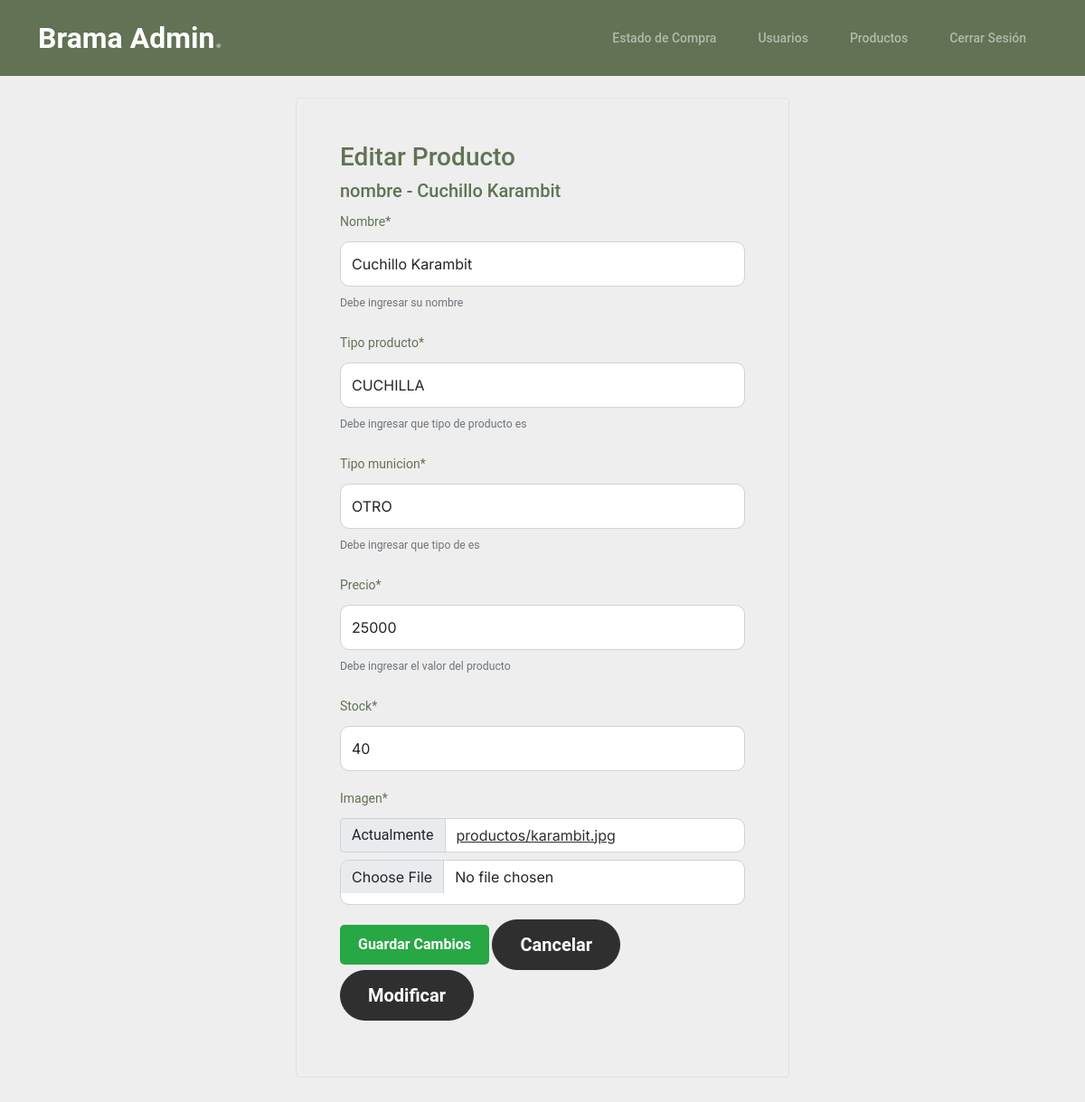
Page /modificarproducto/3/ on the committed database.
### aplicacion/models.py (models this page shows, shortened)
class Producto(models.Model):
    cod_producto = models.AutoField(primary_key=True)
    nombre = models.CharField(max_length=50)
    tipo_producto = models.CharField(max_length=10, choices=TIPO_PRODUCTO, default='OTRO PRODUCTO')
    tipo_municion = models.CharField(max_length=100, choices=TIPO_MUNICION, default='OTRO')
    precio = models.IntegerField(validators=[MinValueValidator(1000), MaxValueValidator(999999999)])
    stock = models.IntegerField(default=0)
    imagen = models.ImageField(upload_to='productos', null=True)

### aplicacion/views.py (the view)
# urls.py: path('modificarproducto/<int:id>/', views.modificarproducto, name='modificarproducto'),
def modificarproducto(request, id): #******
    producto=get_object_or_404(Producto, cod_producto=id) #**********
    form=UpdateProductoForm(instance=producto)
    datos={
        "form":form,
        "producto":producto
    }
    if request.method=="POST":
        form=UpdateProductoForm(data=request.POST, files=request.FILES, instance=producto)
        if form.is_valid():
            form.save()
            messages.success(request, 'Producto Modificado')
            return redirect(to="productos")
    return render(request,'aplicacion/modificarproducto.html',datos)

### aplicacion/forms.py
class UpdateProductoForm(forms.ModelForm):
    nombre = forms.CharField(max_length=50, error_messages= {"required":"Ingrese su nombre"},
                        help_text="Debe ingresar su nombre")
    tipo_producto = forms.CharField(max_length=50, error_messages= {"required":"Ingrese el tipo de producto"},
                        help_text="Debe ingresar que tipo de producto es")
    tipo_municion = forms.CharField(max_length=35, error_messages= {"required":"Ingrese el tipo de municion"},
                        help_text="Debe ingresar que tipo de  es")
    precio = forms.IntegerField(min_value= 0 , error_messages= {"required":"Ingrese el precio"},
                        help_text="Debe ingresar el valor del producto")
    class Meta:
        model = Producto
        fields = ['nombre','tipo_producto', 'tipo_municion', 'precio', 'stock', 'imagen']

### aplicacion/templates/aplicacion/modificarproducto.html (shortened to what this page needs)
{% load static %}
{% load crispy_forms_tags %}
<head>
    <link href="{% static 'aplicacion/css/bootstrap.min.css' %}" rel="stylesheet">
    <link rel="stylesheet" href="https://cdnjs.cloudflare.com/ajax/libs/font-awesome/6.0.0-beta3/css/all.min.css">
    <link href="{% static 'aplicacion/css/tiny-slider.css' %}" rel="stylesheet">
    <link href="{% static 'aplicacion/css/style.css' %}" rel="stylesheet">
</head>
   <nav class="custom-navbar navbar navbar-expand-md navbar-dark bg-dark" aria-label="Furni navigation bar">
    <div class="container">
        <a class="navbar-brand" href="{% url "panelcontrol" %}">Brama Admin<span>.</span></a>
        <div class="collapse navbar-collapse" id="navbarsFurni">
            <ul class="custom-navbar-nav navbar-nav ms-auto mb-2 mb-md-0">
                <li class="nav-item ">
                    <a class="nav-link" href="{% url 'panelcontrolestadocompra' %}">Estado de Compra</a>
                </li>
                <li class="nav-item">
                    <a class="nav-link" href="{% url 'personas' %}">Usuarios</a>
                </li>
                <li class="nav-item">
                    <a class="nav-link" href="{% url 'productos' %}">Productos</a>
                </li>
                <li class="nav-item">
                    <a class="nav-link" href="{% url 'panelcerrarsesion' %}">Cerrar Sesión</a>
                </li>
            </ul>
        </div>
    </div>
</nav>
<div class="container">
    <div class='mt-4 mb-5'>
        <div class="row">
            <div class="col-lg-3"></div>
            <div class="col-lg-6">
                <div class="p-5 border rounded">
                    <h3>Editar Producto</h3>
                    <h5>nombre - {{producto.nombre}}</h5>
                    <form action="" method="post" enctype="multipart/form-data">
                        {{form | crispy}}
                        <div class="mt-3">
                            <input type="submit" value="Guardar Cambios" class="btn btn-success btn-lg">
                            <a href="{% url "productos" %}"><input type="button" value="Cancelar" class="btn btn-danger btn-lg"></a>
                            <a href="{% url "productos" %}"><input type="button" value="Modificar" class="btn btn-warning btn-lg"></a>
                        </div>
                    </form>
                </div>
            </div>
            <div class="col-lg-3"></div>
        </div>
    </div>
</div>

### aplicacion/static/aplicacion/css/style.css (style rules this page uses)
a { text-decoration: none; -webkit-transition: .3s all ease; -o-transition: .3s all ease; transition: .3s all ease; color: #2f2f2f; text-decoration: underline; }
.custom-navbar { background: #627254 !important; padding-top: 20px; padding-bottom: 20px; }
.custom-navbar .navbar-brand { font-size: 32px; font-weight: 600; }
.custom-navbar .navbar-brand > span { opacity: .4; }
@media (min-width: 992px) { .custom-navbar .custom-navbar-nav li { margin-left: 15px; margin-right: 15px; } }
.custom-navbar .custom-navbar-nav li a { font-weight: 500; color: #ffffff !important; opacity: .5; -webkit-transition: .3s all ease; -o-transition: .3s all ease; transition: .3s all ease; position: relative; }
@media (min-width: 768px) { .custom-navbar .custom-navbar-nav li a:before { content: ""; position: absolute; bottom: 0; left: 8px; right: 8px; background: #f9bf29; height: 5px; opacity: 1; visibility: visible; width: 0; -webkit-transition: .15s all ease-out; -o-transition: .15s all ease-out; transition: .15s all ease-out; } }
.btn { font-weight: 600; padding: 12px 30px; border-radius: 30px; color: #ffffff; background: #2f2f2f; border-color: #2f2f2f; }
.form-control { height: 50px; border-radius: 10px; font-family: "Inter", sans-serif; }
.btn-success { background-color: var(--light-green); border: none; }
.btn-success { background-color: #627254; border: none; transition: background-color 0.3s ease; }
.btn-success { background-color: #28a745; border: none; color: white; padding: 10px 20px; text-align: center; text-decoration: none; display: inline-block; font-size: 16px; transition: background-color 0.3s, transform 0.2s; cursor: pointer; border-radius: 5px; }

### rows in the picture
Producto: nombre "Cuchillo Karambit", tipo_producto "CUCHILLA", tipo_municion "OTRO", precio "25000", stock "40"
